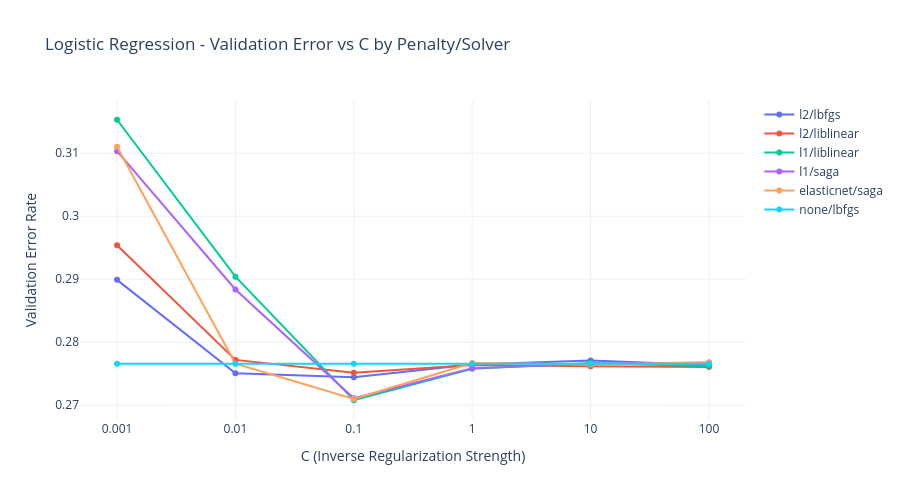

Notebook code for this chart:
### Markdown cell above
## **Logistic Regression**

### **Hyperparameters**
- **C**: Regularization strength where lower and higher values lead to weaker and stronger regularization respectively.
- **penalty**: Regularization types (l1, l2, elasticnet, and none)
- **solver**: The optimization algorithms, note that not all solvers support all penalties. So permutations are hardcoded.

### **Result**

- penalty/solver: l1/liblinear
- C: 0.1
- Accuracy: 0.7294

### Code cell
C_range = [0.001, 0.01, 0.1, 1, 10, 100]
C_strings = [str(c) for c in C_range]

# Not all penalty and solver combinations are valid
hyperparam_combos = [
    ('l2', 'lbfgs', {}),
    ('l2', 'liblinear', {}),
    ('l1', 'liblinear', {}),
    ('l1', 'saga', {}),
    ('elasticnet', 'saga', {'l1_ratio': 0.5}),
    (None, 'lbfgs', {}),
]

lr_results = {}

for i, (penalty, solver, extra) in enumerate(hyperparam_combos, 1):
    label = f"{penalty or 'none'}/{solver}"
    print(f"[{i}/{len(hyperparam_combos)}] Fitting: {label}")
    train_errors = []
    val_errors = []

    for C in C_range:
        model = LogisticRegression(penalty=penalty, solver=solver, C=C, max_iter=1000, random_state=42, **extra)
        model.fit(X_train_scaled, y_train)
        train_errors.append(1 - model.score(X_train_scaled, y_train))
        val_errors.append(1 - model.score(X_val_scaled, y_val))
        print(f"  C={str(C):<8}  Train Error: {train_errors[-1]:.4f}  Validation Error: {val_errors[-1]:.4f}")
    lr_results[label] = {'train': train_errors, 'val': val_errors}

# Plot validation error for all combos
fig = go.Figure()
for combo, errors in lr_results.items():
    fig.add_trace(go.Scatter(
        x=C_strings, y=errors['val'],
        mode='lines+markers', name=combo
    ))

fig.update_layout(
    title='Logistic Regression - Validation Error vs C by Penalty/Solver',
    xaxis_title='C (Inverse Regularization Strength)',
    yaxis_title='Validation Error Rate',
    template='plotly_white',
    height=500
)
fig.show()

# Find best overall combo and C
best_lr_label, best_C, best_C_idx, best_err = None, None, None, 1.0

for combo, errors in lr_results.items():
    index = errors['val'].index(min(errors['val']))
    if errors['val'][index] < best_err:
        best_err = errors['val'][index]
        best_lr_label = combo
        best_C_idx = index
        best_C = C_range[index]

best_penalty, best_solver = best_lr_label.split('/')
best_penalty = None if best_penalty == 'none' else best_penalty
best_extra = {'l1_ratio': 0.5} if best_penalty == 'elasticnet' else {}

print(f"Best combo: {best_lr_label}")
print(f"Best C: {best_C}")
print(f"Train error: {lr_results[best_lr_label]['train'][best_C_idx]:.4f}")
print(f"Validation error: {best_err:.4f}")

### Figure 1 — Plotly figure (JSON) as saved in the notebook; plotly's stock layout.template omitted (floating-point values rounded to 4 significant figures)
{"data": [{"mode": "lines+markers", "name": "l2/lbfgs", "type": "scatter", "x": ["0.001", "0.01", "0.1", "1", "10", "100"], "y": [0.2899, 0.2751, 0.2744, 0.2765, 0.2771, 0.2764]}, {"mode": "lines+markers", "name": "l2/liblinear", "type": "scatter", "x": ["0.001", "0.01", "0.1", "1", "10", "100"], "y": [0.2954, 0.2772, 0.2752, 0.2764, 0.2762, 0.2761]}, {"mode": "lines+markers", "name": "l1/liblinear", "type": "scatter", "x": ["0.001", "0.01", "0.1", "1", "10", "100"], "y": [0.3153, 0.2904, 0.2708, 0.2758, 0.2767, 0.2762]}, {"mode": "lines+markers", "name": "l1/saga", "type": "scatter", "x": ["0.001", "0.01", "0.1", "1", "10", "100"], "y": [0.3103, 0.2884, 0.2711, 0.2759, 0.2766, 0.2768]}, {"mode": "lines+markers", "name": "elasticnet/saga", "type": "scatter", "x": ["0.001", "0.01", "0.1", "1", "10", "100"], "y": [0.311, 0.2766, 0.271, 0.2767, 0.2765, 0.2768]}, {"mode": "lines+markers", "name": "none/lbfgs", "type": "scatter", "x": ["0.001", "0.01", "0.1", "1", "10", "100"], "y": [0.2766, 0.2766, 0.2766, 0.2766, 0.2766, 0.2766]}], "layout": {"height": 500, "title": {"text": "Logistic Regression - Validation Error vs C by Penalty/Solver"}, "xaxis": {"title": {"text": "C (Inverse Regularization Strength)"}}, "yaxis": {"title": {"text": "Validation Error Rate"}}}}
